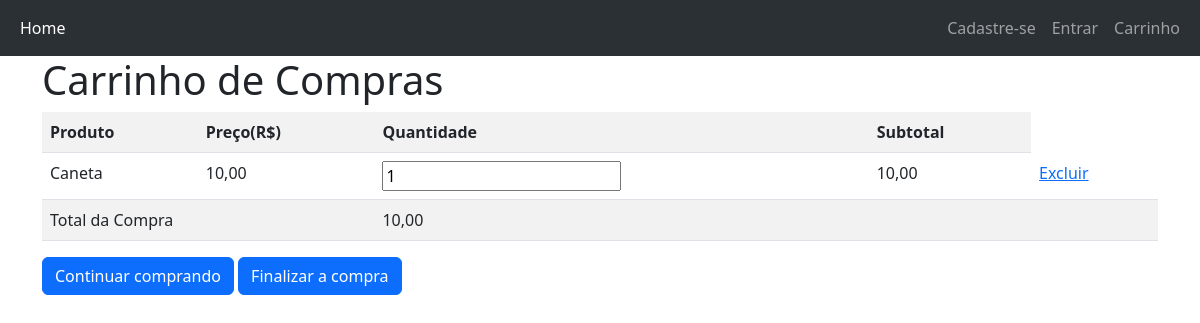
The page /index.php?controle=vendaController&metodo=inserir_carrinho&id=4 on the database its author committed.
### tables this page shows
CREATE TABLE `produto` (
  `idproduto` int(10) NOT NULL,
  `nome` varchar(80) NOT NULL,
  `descricao` text NOT NULL,
  `preco` float NOT NULL,
  `estoque` int(11) NOT NULL,
  `imagem` varchar(100) NOT NULL,
  `idcategoria` int(10) NOT NULL
);

### models/Conexao.class.php (called while the page is built)
<?php
	abstract class Conexao
	{
		public function __construct(protected $db = null)
		{
			$parametros = "mysql:host=localhost;dbname=lojamvc;charset=utf8mb4";
			$this->db = new PDO($parametros, "root", "");
		}
	}
?>

### models/produtoDAO.class.php (called while the page is built, shortened)
<?php
	class produtoDAO extends Conexao
	{
		public function buscar_um_produto($produto)
		{
			$sql = "SELECT * FROM produto WHERE idproduto = ?";
			$stm = $this->db->prepare($sql);
			$stm->bindValue(1, $produto->getIdproduto());
			$stm->execute();
			$this->db = null;
			return $stm->fetchAll(PDO::FETCH_OBJ);
		}
	}
?>

### models/Produto.class.php (called while the page is built, shortened)
<?php
	class Produto
	{
		public function getIdproduto()
		{
			return $this->idproduto;
		}
	}
?>

### views/carrinho.php (the view, shortened to what this page needs)
<?php
    require_once "cabecalho.php";
?>
<div class="content">
    <div class="container">
        <h1>Carrinho de Compras</h1>
        <?php
            if(isset($_SESSION["carrinho"]))
            {
        ?>
            <table class="table table-striped">
                <tr>
                    <th>Produto</th>
                    <th>Preço(R$)</th>
                    <th>Quantidade</th>
                    <th>Subtotal</th>
                </tr>
                <?php
                    $total = 0;
                    foreach($_SESSION["carrinho"] as $linha=>$dado)
                    {
                        $subtotal = $dado["preco"] * $dado["quantidade"];
                        $total += $subtotal;
                        echo "<tr>
                                <td>{$dado["nome"]}</td>
                                <td>" . number_format($dado["preco"], 2, ",", ".") . "</td>
                                <td><input type='number' min='1' value='{$dado['quantidade']}' linha='$linha'></td>
                                <td>" . number_format($subtotal, 2, ",", ".") . "</td>
                                <td><a href='index.php?controle=vendaController&metodo=excluir_carrinho&linha=$linha'>Excluir</a></td>
                            </tr>";
                    }
                    echo "<tr>
                            <td colspan = '2'>Total da Compra</td>
                            <td colspan = '3'>" . number_format($total,2,",",".") . "</td>
                          </tr>";
                ?>
            </table>
            <a class="btn btn-primary" href="index.php">Continuar comprando</a>
            <a class="btn btn-primary" href="index.php?controle=vendaController&metodo=inserir_venda">Finalizar a compra</a>
        <?php
            }
            else
            {
                echo "<br><br><h3>Não há produtos no carrinho de compras</h3>";
            }
        ?>
    </div>
</div>

### rows shown on the page
produto: nome "Caneta", preco "10,00", quantidade "1"

### other values the page prints
$total "10,00"
